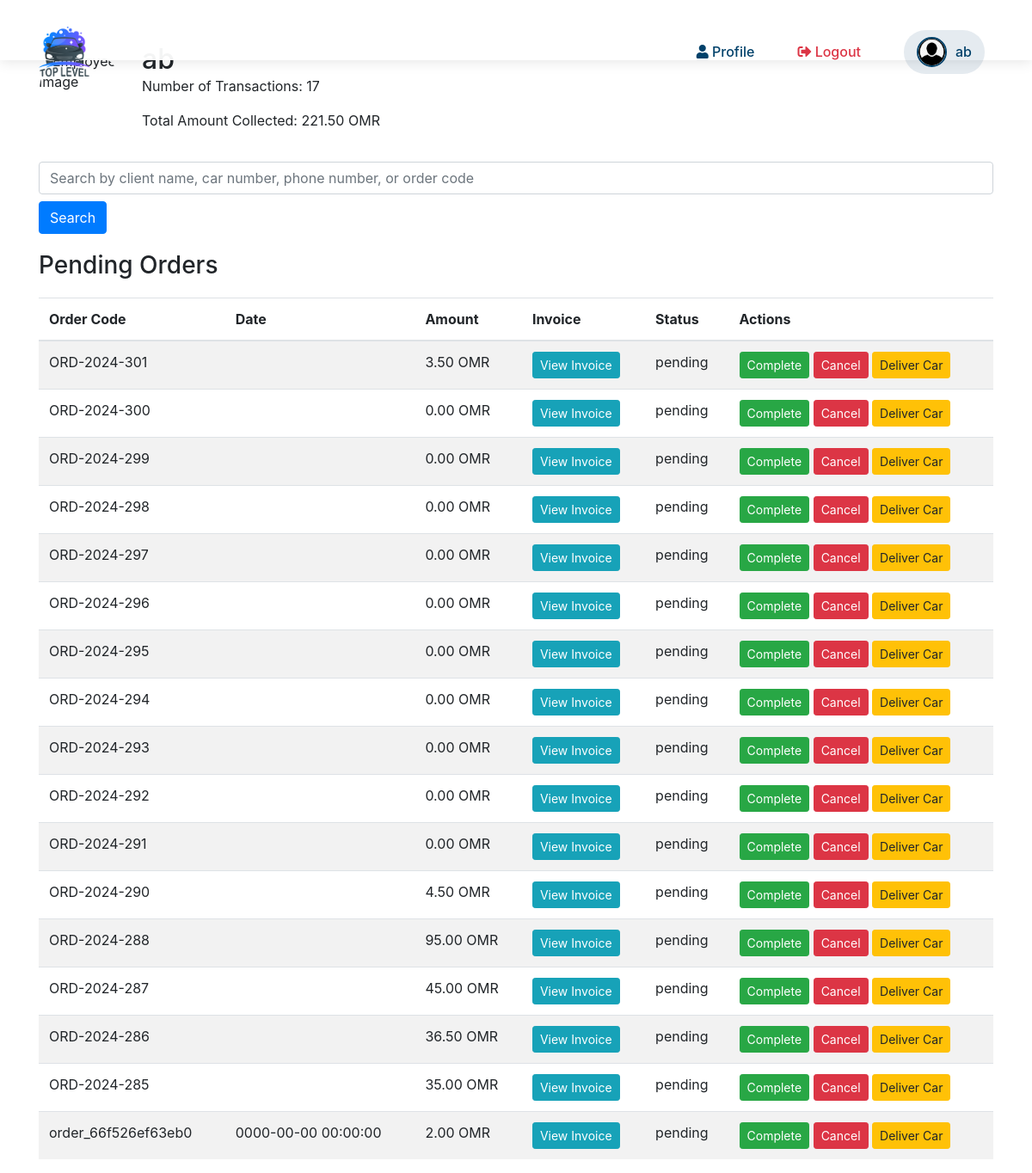
Screenshot of /pending.php (signed in) with the database file from the repository.
### tables this page shows
CREATE TABLE `orders` (
  `id` int(11) NOT NULL,
  `client_car_id` int(11) DEFAULT NULL,
  `order_details` text DEFAULT NULL,
  `qrcode_path` varchar(255) DEFAULT NULL,
  `car_type` varchar(50) DEFAULT NULL,
  `employee_name` varchar(100) DEFAULT NULL,
  `client_name` varchar(100) DEFAULT NULL,
  `service_category` varchar(50) DEFAULT NULL,
  `services` text DEFAULT NULL,
  `car_number` varchar(50) DEFAULT NULL,
  `car_name` varchar(255) DEFAULT NULL,
  `phone_number` varchar(50) DEFAULT NULL,
  `arrival_time` datetime DEFAULT NULL,
  `delivery_time` datetime DEFAULT NULL,
  `total_amount` decimal(10,3) DEFAULT NULL,
  `notes` text DEFAULT NULL,
  `order_code` varchar(255) DEFAULT NULL,
  `deposit_amount` decimal(10,3) NOT NULL DEFAULT 0.000,
  `remaining_amount` decimal(10,3) NOT NULL DEFAULT 0.000,
  `installments` int(11) NOT NULL DEFAULT 0,
  `coupon_code` varchar(255) DEFAULT NULL,
  `coupon_discount` decimal(10,3) DEFAULT 0.000,
  `total_after_discount` decimal(10,3) DEFAULT 0.000,
  `status` enum('pending','completed','canceled') DEFAULT 'pending',
  `car_delivered` tinyint(1) NOT NULL DEFAULT 0,
  `car_delivery_time` datetime DEFAULT NULL,
  `extra_service_name` text DEFAULT NULL,
  `extra_service_price` text DEFAULT NULL
);

### pending.php (the view, shortened to what this page needs)
<?php
include('db.php');
$employee_name = $_SESSION['employee_name'];
$employee_image = $_SESSION['image'];
$search_query = '';
if (isset($_GET['search'])) {
    $search_query = $_GET['search'];
    $sql_summary = "SELECT COUNT(*) as transaction_count, SUM(total_amount) as total_amount FROM orders WHERE status = 'pending' AND car_delivered = 0 AND (client_name LIKE ? OR car_number LIKE ? OR phone_number LIKE ? OR order_code LIKE ?)";
    $search_param = '%' . $search_query . '%';
    $stmt_summary = $conn->prepare($sql_summary);
    $stmt_summary->bind_param("ssss", $search_param, $search_param, $search_param, $search_param);
} else {
    $sql_summary = "SELECT COUNT(*) as transaction_count, SUM(total_amount) as total_amount FROM orders WHERE status = 'pending' AND car_delivered = 0";
    $stmt_summary = $conn->prepare($sql_summary);
}
$stmt_summary->execute();
$stmt_summary->bind_result($transaction_count, $total_amount);
if (isset($search_query) && !empty($search_query)) {
    $sql_transactions = "SELECT id, order_code, delivery_time, total_amount, status, car_delivered FROM orders WHERE status = 'pending' AND car_delivered = 0 AND (client_name LIKE ? OR car_number LIKE ? OR phone_number LIKE ? OR order_code LIKE ?) ORDER BY arrival_time DESC";
    $stmt_transactions = $conn->prepare($sql_transactions);
    $stmt_transactions->bind_param("ssss", $search_param, $search_param, $search_param, $search_param);
} else {
    $sql_transactions = "SELECT id, order_code, delivery_time, total_amount, status, car_delivered FROM orders WHERE status = 'pending' AND car_delivered = 0 ORDER BY arrival_time DESC";
    $stmt_transactions = $conn->prepare($sql_transactions);
}
$stmt_transactions->execute();
$result_transactions = $stmt_transactions->get_result();
?>
<!DOCTYPE html>
<html lang="en">
<head>
    <link rel="stylesheet" href="https://stackpath.bootstrapcdn.com/bootstrap/4.5.2/css/bootstrap.min.css">
</head>
<body>
    <?php include 'nav.php'; ?>
    <div class="container">
        <div class="profile-header">
            <img src="<?php echo htmlspecialchars($employee_image); ?>" alt="Employee Image">
            <div>
                <h2><?php echo htmlspecialchars($employee_name); ?></h2>
                <p>Number of Transactions: <?php echo $transaction_count; ?></p>
                <p>Total Amount Collected: <?php echo number_format($total_amount, 2); ?> OMR </p>
            </div>
        </div>
        <form method="get" class="search-box">
            <input type="text" name="search" class="form-control" placeholder="Search by client name, car number, phone number, or order code" value="<?php echo htmlspecialchars($search_query); ?>">
            <button type="submit" class="btn btn-primary mt-2">Search</button>
        </form>
        <h3>Pending Orders</h3>
        <table class="table table-striped transactions-table">
            <thead>
                <tr>
                    <th>Order Code</th>
                    <th>Date</th>
                    <th>Amount</th>
                    <th>Invoice</th>
                    <th>Status</th>
                    <th>Actions</th>
                </tr>
            </thead>
            <tbody>
                <?php while ($transaction = $result_transactions->fetch_assoc()): ?>
                    <tr>
                        <td><?php echo htmlspecialchars($transaction['order_code']); ?></td>
                        <td><?php echo htmlspecialchars($transaction['delivery_time']); ?></td>
                        <td><?php echo number_format($transaction['total_amount'], 2); ?> OMR </td>
                        <td><a href="view_order.php?id=<?php echo $transaction['id']; ?>" class="btn btn-info btn-sm">View Invoice</a></td>
                        <td><?php echo htmlspecialchars($transaction['status']); ?></td>
                        <td>
                            <?php if ($transaction['status'] == 'pending'): ?>
                                <a href="update_status.php?id=<?php echo $transaction['id']; ?>&status=completed" class="btn btn-success btn-sm">Complete</a>
                                <a href="update_status.php?id=<?php echo $transaction['id']; ?>&status=canceled" class="btn btn-danger btn-sm">Cancel</a>
                            <?php endif; ?>
                            <?php if ($transaction['car_delivered'] == 0): ?>
                                <a href="deliver_car.php?id=<?php echo $transaction['id']; ?>" class="btn btn-warning btn-sm">Deliver Car</a>
                            <?php else: ?>
                                <span class="text-success">Car Delivered</span>
                            <?php endif; ?>
                        </td>
                    </tr>
                <?php endwhile; ?>
            </tbody>
        </table>
    </div>
</body>
</html>

### pending.php (style rules this page uses)
body { font-family: 'Poppins', sans-serif; background-color: #f4f4f4; }
.container { margin-top: 50px; }
.profile-header { display: flex; align-items: center; margin-bottom: 20px; }
.profile-header img { width: 100px; height: 100px; border-radius: 50%; margin-right: 20px; }
.profile-header h2 { margin: 0; }
.transactions-table { margin-top: 20px; }
.search-box { margin-bottom: 20px; }

### rows the page displays
orders: order_code "ORD-2024-301", total_amount "3.50", status "pending"
orders: order_code "ORD-2024-300", total_amount "0.00", status "pending"
orders: order_code "ORD-2024-299", total_amount "0.00", status "pending"
orders: order_code "ORD-2024-298", total_amount "0.00", status "pending"
orders: order_code "ORD-2024-297", total_amount "0.00", status "pending"
orders: order_code "ORD-2024-296", total_amount "0.00", status "pending"
orders: order_code "ORD-2024-295", total_amount "0.00", status "pending"
orders: order_code "ORD-2024-294", total_amount "0.00", status "pending"
orders: order_code "ORD-2024-293", total_amount "0.00", status "pending"
orders: order_code "ORD-2024-292", total_amount "0.00", status "pending"
orders: order_code "ORD-2024-291", total_amount "0.00", status "pending"
orders: order_code "ORD-2024-290", total_amount "4.50", status "pending"
orders: order_code "ORD-2024-288", total_amount "95.00", status "pending"
orders: order_code "ORD-2024-287", total_amount "45.00", status "pending"
orders: order_code "ORD-2024-286", total_amount "36.50", status "pending"
orders: order_code "ORD-2024-285", total_amount "35.00", status "pending"
orders: order_code "order_66f526ef63eb0", delivery_time "0000-00-00 00:00:00", total_amount "2.00", status "pending"

### other values shown
$user_name "ab"
$transaction_count "17"
$total_amount "221.50"
